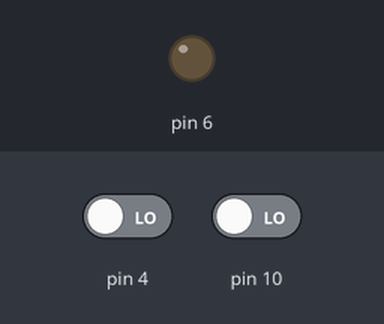
This sketch was run on a simulated Arduino Uno, built with avr-gcc and run on an emulated ATmega328P. Parts: output pins drawn as LEDs (lit = HIGH). Inputs (shaded band) come from the test bench; at power-on: pin 4 LOW, pin 10 LOW.

Above: at 1.2 s.
1.3 s: pin 4 driven HIGH
At 4.2 s:
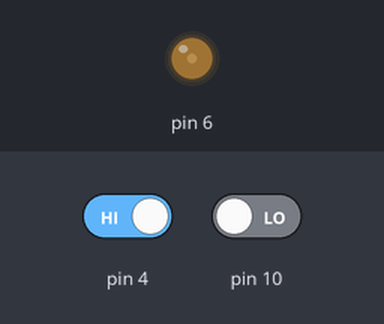
4.3 s: pin 4 driven LOW
At 5.0 s:
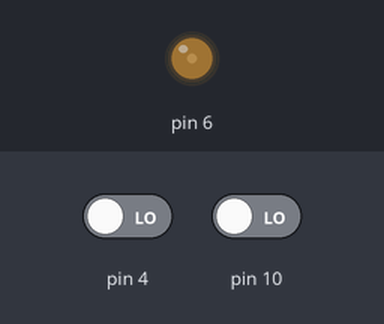
5.8 s: pin 4 driven HIGH
At 8.65 s:
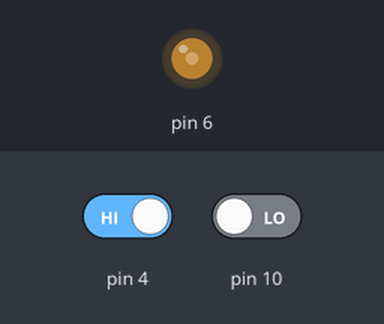
8.8 s: pin 10 driven HIGH
11.8 s: pin 10 driven LOW
Timing chart, 0 to 18.8 s (numbered marks = the images above; inputs shaded):
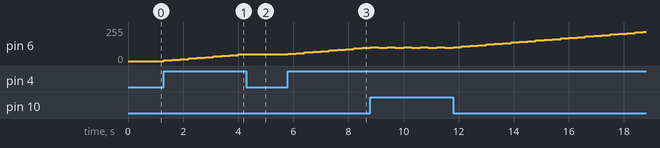

The sketch:

sketch_jun25a.ino
```cpp
int n=0;


void setup() {
  pinMode(4, INPUT); //将4号数字口设置为输入状态13号数字口设置为输出状态
  pinMode(6, OUTPUT);
  pinMode(10, INPUT);
}


void loop()
{
  int up = digitalRead(4); //读取4号数字口的状态
  int down =digitalRead(10);//读取10号口的状态
  if (up == HIGH)//判断4号口是否为高电压

  {
    n=n+5;           //每次累加值为5
    if(n>=255)(
      n=255);          //限定最大值为255
    analogWrite(6,n);       //使用PWM控制6号口输出，变量n的取值范围是0~255
    delay(300);

  }
  if(down==HIGH)                 //判断十号口目前是否为高电压
  {
    n=n-5;         //减少亮度，每次减少值为5
    if(n<=0){
      n=0;
    }
    analogWrite(6,n);
    delay(300);

  }
}
```

Measured:
- after the input at 1.3 s, pin 6: moves from 0/255 to 50/255 over 2.7 s, starting at once
- after the input at 4.3 s, pin 6: stays 50/255 (without the input it goes to 55/255 after 0.00 s)
- after the input at 5.8 s, pin 6: moves from 50/255 to 100/255 over 2.7 s, starting at once
